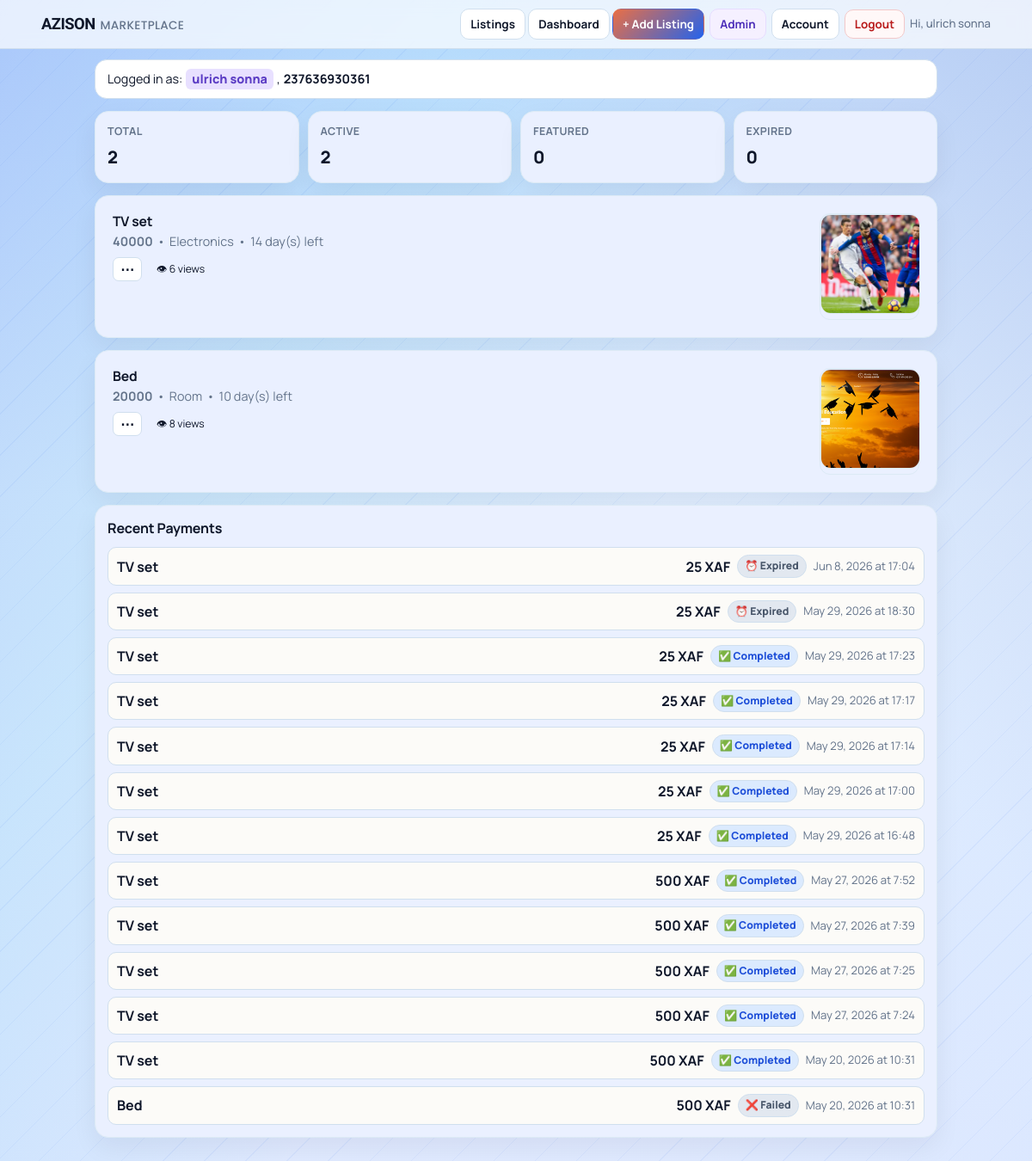
The app's page /dashboard (signed in) with its own data.
### tables this page shows
CREATE TABLE users(
            id INTEGER PRIMARY KEY AUTOINCREMENT,
            full_name TEXT NOT NULL,
            phone TEXT NOT NULL UNIQUE,
            password_hash TEXT NOT NULL,
            email TEXT,
            google_sub TEXT,
            auth_provider TEXT NOT NULL DEFAULT 'local',
            created_at TEXT NOT NULL
        , is_admin INTEGER DEFAULT 0, is_active INTEGER DEFAULT 1, is_verified INTEGER DEFAULT 0);

CREATE TABLE listings(
            id INTEGER PRIMARY KEY AUTOINCREMENT,
            title TEXT,
            price TEXT,
            category TEXT,
            phone TEXT,
            owner_phone TEXT,
            leave_date TEXT,
            description TEXT,
            image TEXT,
            is_featured INTEGER DEFAULT 0
        , view_count INTEGER DEFAULT 0);

CREATE TABLE payments(
            id INTEGER PRIMARY KEY AUTOINCREMENT,
            listing_id INTEGER NOT NULL,
            reference TEXT NOT NULL UNIQUE,
            amount INTEGER NOT NULL,
            status TEXT NOT NULL,
            phone TEXT,
            created_at TEXT NOT NULL
        , provider_reference TEXT);

### app.py (the view)
@app.route("/dashboard")
@login_required
def dashboard():
    conn = get_db()
    cursor = conn.cursor()
    owner_phone = get_authenticated_owner_phone()
    expire_stale_pending_payments(cursor)
    conn.commit()
    cursor.execute(
        """
        SELECT * FROM listings
        WHERE owner_phone = ?
        ORDER BY is_featured DESC, id DESC
        """,
        (owner_phone,),
    )
    rows = cursor.fetchall()
    cursor.execute(
        """
        SELECT p.id, p.listing_id, p.reference AS reference_id, p.amount, p.status, p.phone, p.created_at,
               l.title AS listing_title
        FROM payments p
        JOIN listings l ON l.id = p.listing_id
        WHERE l.owner_phone = ?
        ORDER BY p.id DESC
        """,
        (owner_phone,),
    )
    payment_rows = cursor.fetchall()
    conn.close()
    today = current_date()
    listings = []
    pending_payments_by_listing = {}
    payment_history = []
    stats = {
        "total": 0,
        "active": 0,
        "soon": 0,
        "expired": 0,
        "featured": 0,
    }
    for payment_row in payment_rows:
        normalized_status = resolve_internal_payment_status(payment_row["status"]) or PAYMENT_STATUS_PENDING
        if normalized_status == PAYMENT_STATUS_PENDING and payment_row["listing_id"] not in pending_payments_by_listing:
            pending_payments_by_listing[payment_row["listing_id"]] = payment_row["reference_id"]
        payment_history.append(build_dashboard_payment_view(payment_row))
    for row in rows:
        leave_date = datetime.strptime(row["leave_date"], "%Y-%m-%d").date()
        days_left = (leave_date - today).days
        is_expired = days_left < 0
        is_soon = 0 <= days_left <= 3
        is_featured = row["is_featured"] == 1
        updated_at = row_value(row, "updated_at")
        stats["total"] += 1
        if is_featured:
            stats["featured"] += 1
        if is_expired:
            stats["expired"] += 1
        else:
            stats["active"] += 1
            if is_soon:
                stats["soon"] += 1
        listings.append(
            {
                "id": row["id"],
                "title": row["title"],
                "price": row["price"],
                "category": row["category"],
                "phone": row["phone"],
                "leave_date": row["leave_date"],
                "description": row["description"] or "",
                "image": row["image"],
                "is_featured": row["is_featured"],
                "days_left": days_left,
                "is_expired": is_expired,
                "is_soon": is_soon,
                "pending_payment_reference": pending_payments_by_listing.get(row["id"], ""),
                "view_count": row["view_count"],
                "last_updated_label": format_payment_date(updated_at) if updated_at else "",
            }
        )
    return render_template(
        "dashboard.html",
        listings=listings,
        stats=stats,
        payment_history=payment_history[:20],
        boost_amount=effective_boost_amount(),
    )

### app.py (called while the page is built)
def env_flag(name):
    return os.getenv(name, "").strip().lower() in {"1", "true", "yes", "on"}

def get_db():
    if USE_POSTGRES:
        if psycopg2 is None:
            raise RuntimeError("DATABASE_URL is set but psycopg2 is not installed.")
        return PostgresConnection(psycopg2.connect(normalize_database_url(DATABASE_URL)))
    conn = sqlite3.connect(SQLITE_DATABASE_PATH)
    conn.row_factory = sqlite3.Row
    return conn

def normalize_phone(raw_phone):
    if not raw_phone:
        return ""
    phone = re.sub(r"\D", "", raw_phone)
    if phone.startswith("00"):
        phone = phone[2:]
    national_number = ""
    if phone.startswith("237") and len(phone) == 12:
        national_number = phone[3:]
    elif len(phone) == 10 and phone.startswith("0"):
        national_number = phone[1:]
    elif len(phone) == 9:
        national_number = phone
    else:
        return ""
    if len(national_number) != 9 or national_number[0] not in {"2", "6"}:
        return ""
    phone = "237" + national_number
    return phone

def get_session_user_id():
    raw_user_id = session.get("user_id")
    if raw_user_id is None:
        return None
    try:
        return int(raw_user_id)
    except (TypeError, ValueError):
        session.pop("user_id", None)
        return None

def listing_image_url(image_value):
    image_value = (image_value or "").strip()
    if not image_value:
        return ""
    if image_value.startswith(("http://", "https://")):
        return image_value
    return url_for("static", filename=f"uploads/{image_value}")

def current_date():
    return datetime.today().date()

def effective_boost_amount() -> int:
    return BOOST_LISTING_AMOUNT

def normalize_payment_status(status):
    return (status or "").strip().upper()

def format_payment_date(raw_datetime):
    raw_datetime = (raw_datetime or "").strip()
    if not raw_datetime:
        return "Date unavailable"
    try:
        parsed = datetime.fromisoformat(raw_datetime.replace("Z", "+00:00"))
    except ValueError:
        return raw_datetime[:10] if len(raw_datetime) >= 10 else raw_datetime
    return parsed.strftime("%b %d, %Y at %H:%M").replace(" 0", " ")

def format_xaf_amount(amount):
    try:
        return f"{int(amount):,} XAF"
    except (TypeError, ValueError):
        return f"{amount or 0} XAF"

def row_value(row, key, default=""):
    try:
        value = row[key]
    except (KeyError, IndexError):
        return default
    return default if value is None else value

### templates/dashboard.html (shortened to what this page needs)
<!DOCTYPE html>
<html lang="en">
<head>
<link rel="stylesheet" href="{{ url_for('static', filename='css/marketplace.css') }}">
</head>
<body>
{% include "_navigation.html" %}
<main class="page">
<div class="user-info-bar">Logged in as: <span class="user-name">{{ current_user['full_name'] }}</span>, <span class="user-phone">{{ current_user['phone'] }}</span></div>
<section class="stats">
<article class="stat"><span class="label">Total</span><strong class="value">{{ stats['total'] }}</strong></article>
<article class="stat"><span class="label">Active</span><strong class="value">{{ stats['active'] }}</strong></article>
<article class="stat"><span class="label">Featured</span><strong class="value">{{ stats['featured'] }}</strong></article>
<article class="stat"><span class="label">Expired</span><strong class="value">{{ stats['expired'] }}</strong></article>
</section>
<section class="list">
{% if listings %}
{% for item in listings %}
<article class="card">
<div class="card-body">
<h2 style="display:flex;flex-wrap:wrap;align-items:center;gap:6px;">{{ item['title'] }}{% if item['is_featured'] == 1 %}<span class="badge featured" style="font-size:.7rem;padding:2px 7px;">🔥 Featured</span>{% endif %}</h2>
<p class="meta">
<span><strong>{{ item['price'] }}</strong></span>
<span>•</span>
<span>{{ item['category'] }}</span>
<span>•</span>
{% if item['is_expired'] %}<span class="deadline expired">Expired {{ item['days_left'] * -1 }} day(s) ago</span>{% elif item['is_soon'] %}<span class="deadline soon">⚡ {{ item['days_left'] }} day(s) left</span>{% else %}<span class="deadline">{{ item['days_left'] }} day(s) left</span>{% endif %}
</p>
<div class="card-footer">
<div class="menu-wrap">
<button class="menu-toggle" type="button" aria-haspopup="true" aria-expanded="false" aria-label="Actions">⋯</button>
</div>
<span class="badge views-badge">👁 {{ item['view_count'] or 0 }} views</span>
</div>
</div>
{% if item['image'] %}<a class="thumb-link lightbox-trigger" href="{{ listing_image_url(item['image']) }}" title="Open full image"><img class="thumb" src="{{ listing_image_url(item['image']) }}" alt="{{ item['title'] }}"></a>{% endif %}
</article>
{% endfor %}
{% else %}
<div class="empty"><p>No listings yet on your dashboard.</p><a class="btn primary" href="{{ url_for('create') }}">Post your first listing</a></div>
{% endif %}
</section>
<section class="history">
<h2>Recent Payments</h2>
{% if payment_history %}
<div style="display:grid;gap:8px;">
{% for payment in payment_history %}
<div style="border:1px solid var(--line);border-radius:10px;padding:8px 10px;display:flex;flex-wrap:wrap;gap:8px;align-items:center;background:#fcfbf8;">
<span style="font-weight:700;flex:1;min-width:120px;"><a href="{{ url_for('listing_detail', id=payment['listing_id']) }}" style="color:var(--text);text-decoration:none;">{{ payment['listing_title'] }}</a></span>
<span><strong>{{ payment['amount_label'] }}</strong></span>
<span class="{{ payment['badge_class'] }}"><span class="payment-status-icon" aria-hidden="true">{{ payment['status_icon'] }}</span>{{ payment['status_label'] }}</span>
<span style="color:var(--muted);font-size:.82rem;">{{ payment['created_label'] }}</span>
</div>
{% endfor %}
</div>
{% else %}
<p class="summary">No payment activity yet.</p>
{% endif %}
</section>
</main>
</body>
</html>

### templates/_navigation.html (shortened to what this page needs)
<nav class="nav-bar" role="navigation" aria-label="Main navigation">
    <div class="nav-inner">
        <a class="nav-brand" href="{{ url_for('home') }}">
            <span class="brand">AZISON</span>
            <span class="site-title">MARKETPLACE</span>
        </a>
        <div class="nav-links">
            <div class="nav-links-visible">
                <a class="nav-link" href="{{ url_for('home') }}">Listings</a>
                {% if is_logged_in %}
                    <a class="nav-link" href="{{ url_for('dashboard') }}">Dashboard</a>
                    <a class="nav-link primary" href="{{ url_for('create') }}">+ Add Listing</a>
                {% else %}
                    <a class="nav-link" href="{{ url_for('register') }}">Register</a>
                    <a class="nav-link" href="{{ url_for('login') }}">Login</a>
                {% endif %}
            </div>
            <div class="nav-links-extra" id="navLinksExtra">
                {% if is_logged_in %}
                    {% if current_user and current_user.get('is_admin') %}
                        <a class="nav-link admin" href="{{ url_for('admin_panel') }}">Admin</a>
                    {% endif %}
                    <a class="nav-link" href="{{ url_for('account_settings') }}">Account</a>
                    <form class="inline-form" method="POST" action="{{ url_for('logout') }}">
                        <button class="nav-link logout-btn" type="submit">Logout</button>
                    </form>
                    <span class="nav-user">Hi, {{ current_user['full_name'] }}</span>
                {% else %}
                    {% if google_oauth_enabled %}
                        <a class="nav-link google" href="{{ url_for('login_google', next=url_for('home')) }}">Google</a>
                    {% endif %}
                    <a class="nav-link primary" href="{{ url_for('login', next=url_for('create')) }}">+ Add Listing</a>
                {% endif %}
            </div>
        </div>
    </div>
</nav>

### static/css/marketplace.css (style rules this page uses)
:root { --bg: #dfe9ff; --card: #ffffff; --surface: #eaf0ff; --surface-alt: #eef4ff; --text: #0f172a; --muted: #64748b; --line: #d0dfee; --line-soft: #dceaf5; --brand: #2563eb; --brand-light: #3b82f6; --accent: #dbeafe; --urgent: #b45309; --featured: #1d4ed8; --chip: #eaf0ff; --soft: #f4f8ff; --auth-bg: #eaf0ff; --ok: #15803d; --warn: #b45309; --danger: #b91c1c; --shadow-sm: 0 1px 3px rgba(15, 23, 42, 0.06); --shadow-md: 0 4px 12px rgba(15, 23, 42, 0.05), 0 1px 3px rgba(15, 23, 42, 0.06); --shadow-lg: 0 12px 30px rgba(15, 23, 42, 0.06); --shadow-xl: 0 20px 40px rgba(15, 23, 42, 0.08); --radius-sm: 12px; --radius-md: 12px; --radius-lg: 16px; }
html { color-scheme: light; }
body { line-height: 1.5; background: repeating-linear-gradient(135deg, rgba(37, 99, 235, 0.06) 0 1px, transparent 1px 34px), linear-gradient(120deg, rgba(37, 99, 235, 0.22) 0%, rgba(14, 165, 233, 0.12) 28%, transparent 56%), linear-gradient(235deg, rgba(30, 64, 175, 0.14) 0%, rgba(191, 219, 254, 0.16) 34%, transparent 62%), linear-gradient(180deg, #cfe4ff 0%, #e4f0ff 42%, var(--bg) 100%); background-attachment: fixed; }
a { color: #1d4ed8; }
h1, h2, h3, .title, .section-title, .related-title { color: var(--text); letter-spacing: 0; }
.page { margin-top: 12px; }
.brand { font-family: "Sora", "Manrope", sans-serif; font-weight: 800; letter-spacing: -0.03em; }
.site-title { font-family: "Poppins", "Manrope", sans-serif; font-weight: 500; letter-spacing: 0.02em; color: var(--muted); }
.card, .stat, .history { border: 1px solid var(--line-soft); border-radius: var(--radius-lg); background: var(--surface); box-shadow: var(--shadow-lg); }
.card { padding: 20px; transition: box-shadow 0.2s ease, transform 0.2s ease; }
.card.clickable, .related-card, .stat, .history, .btn, .back, .nav, .action-link, .action-btn, .link-btn, .danger-btn, .owner-link, .owner-btn, .cta, .related-link, .search button, .search .clear-btn, input[type="file"]::file-selector-button { transition: transform 0.14s ease, box-shadow 0.14s ease, border-color 0.14s ease, background-color 0.14s ease; }
.chip, .badge, .mini-badge { border: 1px solid transparent; border-radius: 999px; }
.chip { background: #ffffff; border-color: var(--line); color: #475569; }
.badge.featured, .chip.featured, .mini-badge.featured { background: #dbeafe; color: var(--featured); }
.chip.expired { background: #e2e8f0; color: #475569; }
.deadline { color: inherit; white-space: nowrap; }
.list { gap: 14px; }
.list .card, .card.clickable { display: grid; grid-template-columns: minmax(0, 1fr) 116px; align-items: start; gap: 8px; }
.list .card .card-body h2 { margin: 0 0 3px; font-size: 0.98rem; line-height: 1.2; letter-spacing: -0.01em; }
.list .card .card-footer { display: flex; align-items: center; justify-content: flex-start; flex-wrap: wrap; gap: 8px; margin-top: 7px; }
.list .card .card-footer .menu-wrap { position: relative; margin-top: 0; flex-shrink: 0; }
.list .card .card-footer .views-badge { flex-shrink: 0; font-size: 0.76rem; padding: 3px 8px; }
.thumb, .thumb-link { width: 116px; border-radius: var(--radius-sm); border: 1px solid var(--line-soft); }
.thumb { height: 116px; background: #eef2f7; }
.meta, .related-meta, .subtitle, .field-hint, .section-subtitle, .helper, .image-note { color: var(--muted); }
.stats { grid-template-columns: repeat(auto-fit, minmax(140px, 1fr)); }
.stat { padding: 14px; background: var(--surface); }
.stat .label, .label { letter-spacing: 0.03em; }

### records on screen
users: full_name "ulrich sonna", phone "237636930361"
listings: title "TV set", price "40000", category "Electronics", days_left "14", view_count "6", image (picture)
listings: title "Bed", price "20000", category "Room", days_left "10", view_count "8", image (picture)
payments: listing_title "TV set", amount_label "25 XAF", status_icon "⏰", status_label "Expired", created_label "Jun 8, 2026 at 17:04"
payments: listing_title "TV set", amount_label "25 XAF", status_icon "⏰", status_label "Expired", created_label "May 29, 2026 at 18:30"
payments: listing_title "TV set", amount_label "25 XAF", status_icon "✅", status_label "Completed", created_label "May 29, 2026 at 17:23"
payments: listing_title "TV set", amount_label "25 XAF", status_icon "✅", status_label "Completed", created_label "May 29, 2026 at 17:17"
payments: listing_title "TV set", amount_label "25 XAF", status_icon "✅", status_label "Completed", created_label "May 29, 2026 at 17:14"
payments: listing_title "TV set", amount_label "25 XAF", status_icon "✅", status_label "Completed", created_label "May 29, 2026 at 17:00"
payments: listing_title "TV set", amount_label "25 XAF", status_icon "✅", status_label "Completed", created_label "May 29, 2026 at 16:48"
payments: listing_title "TV set", amount_label "500 XAF", status_icon "✅", status_label "Completed", created_label "May 27, 2026 at 7:52"
payments: listing_title "TV set", amount_label "500 XAF", status_icon "✅", status_label "Completed", created_label "May 27, 2026 at 7:39"
payments: listing_title "TV set", amount_label "500 XAF", status_icon "✅", status_label "Completed", created_label "May 27, 2026 at 7:25"
payments: listing_title "TV set", amount_label "500 XAF", status_icon "✅", status_label "Completed", created_label "May 27, 2026 at 7:24"
payments: listing_title "TV set", amount_label "500 XAF", status_icon "✅", status_label "Completed", created_label "May 20, 2026 at 10:31"
payments: listing_title "Bed", amount_label "500 XAF", status_icon "❌", status_label "Failed", created_label "May 20, 2026 at 10:31"

### other values on screen
{{ stats['total'] }} "2"
{{ stats['active'] }} "2"
{{ stats['featured'] }} "0"
{{ stats['expired'] }} "0"
